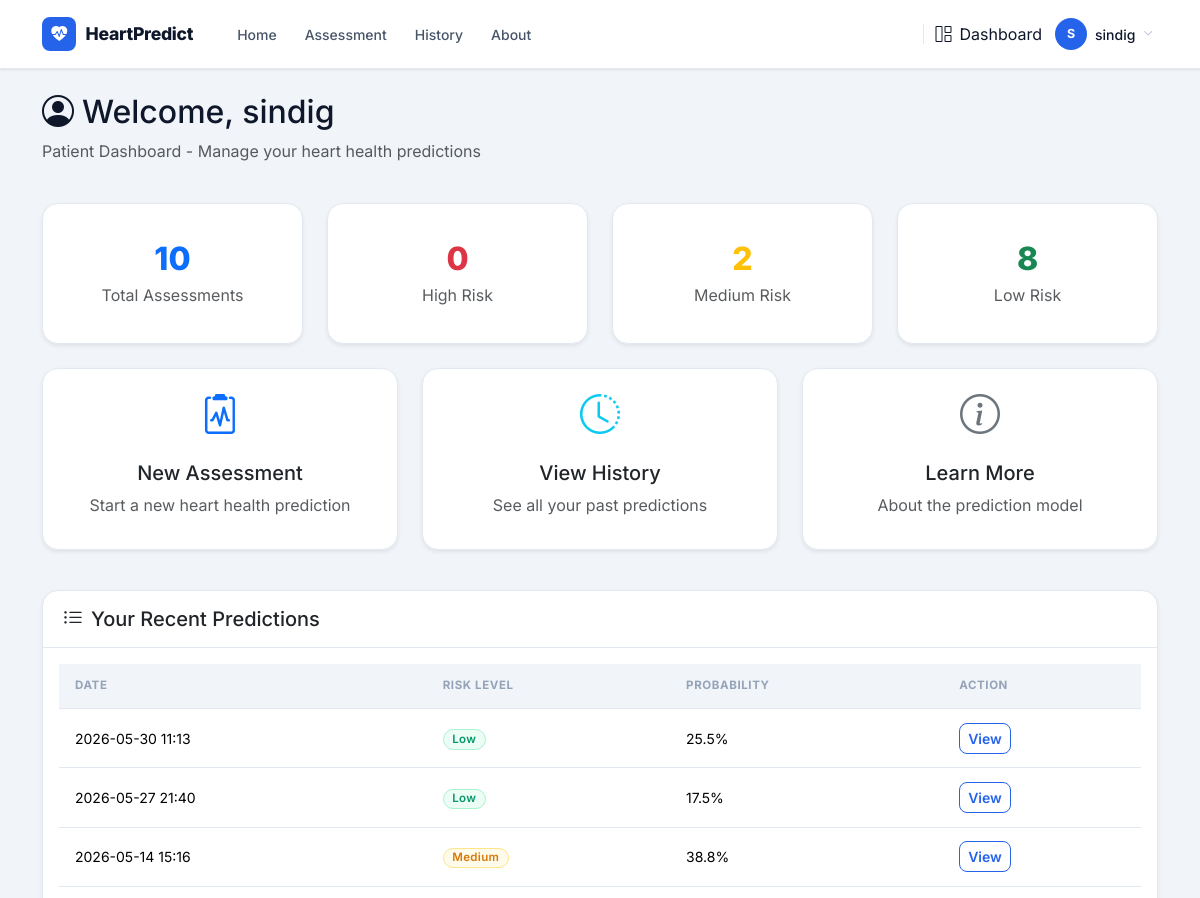
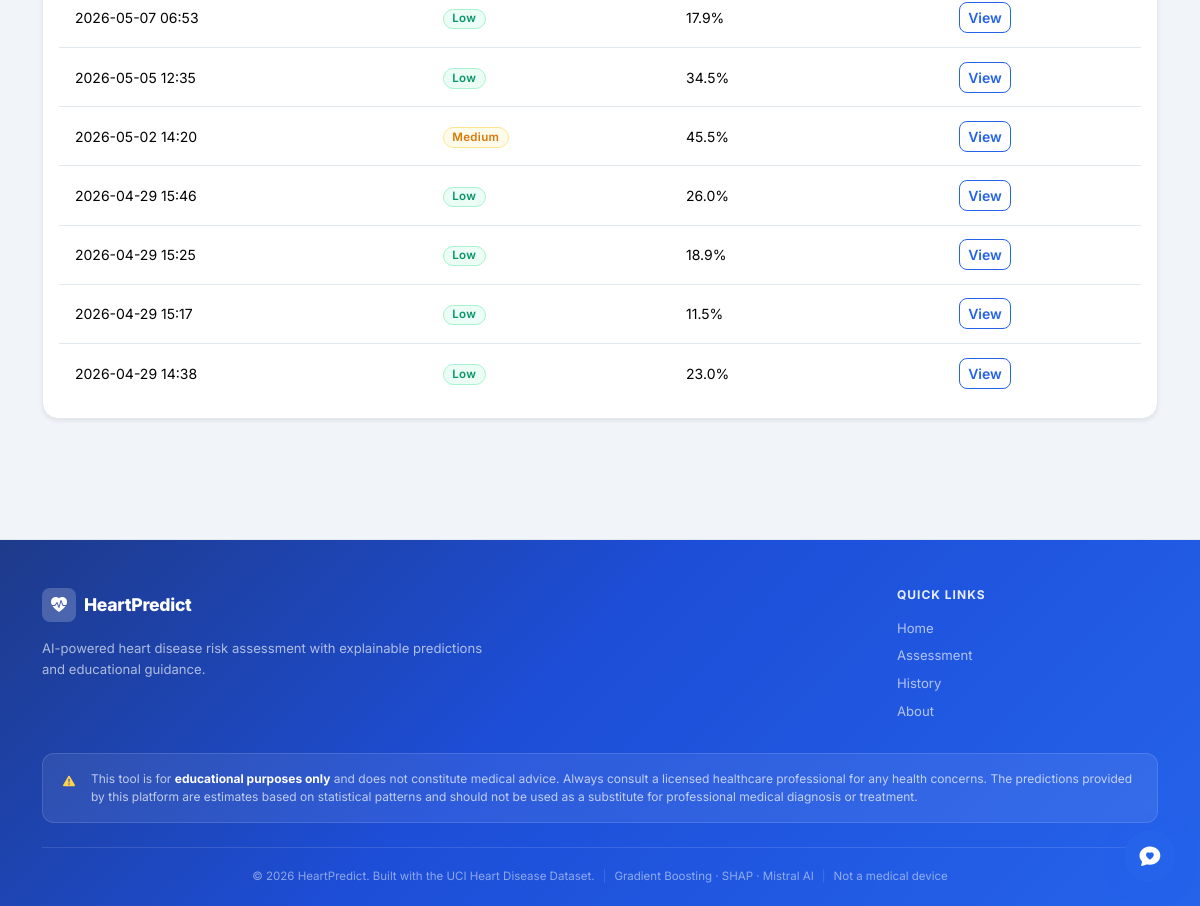
Before: /dashboard/user (signed in) with the older database file (2 pictures, top to bottom).
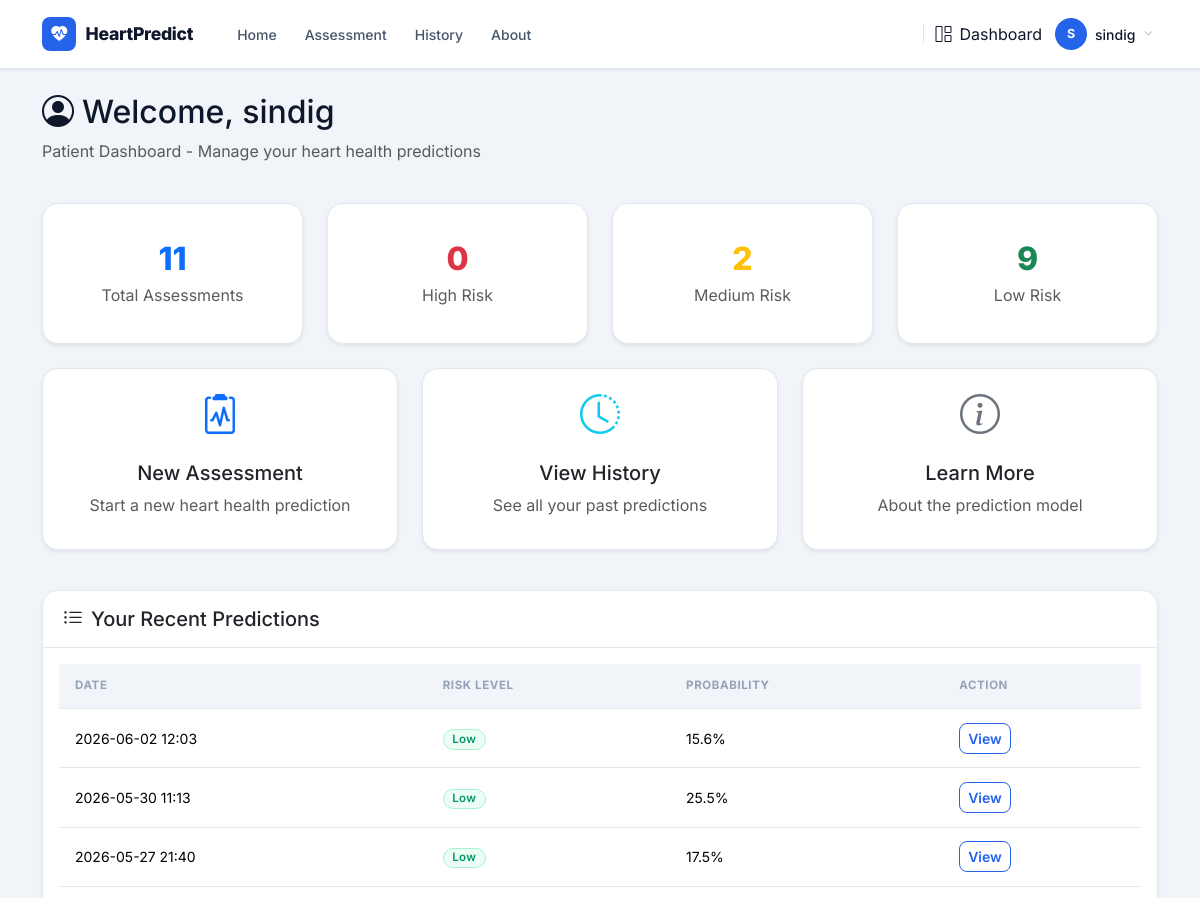
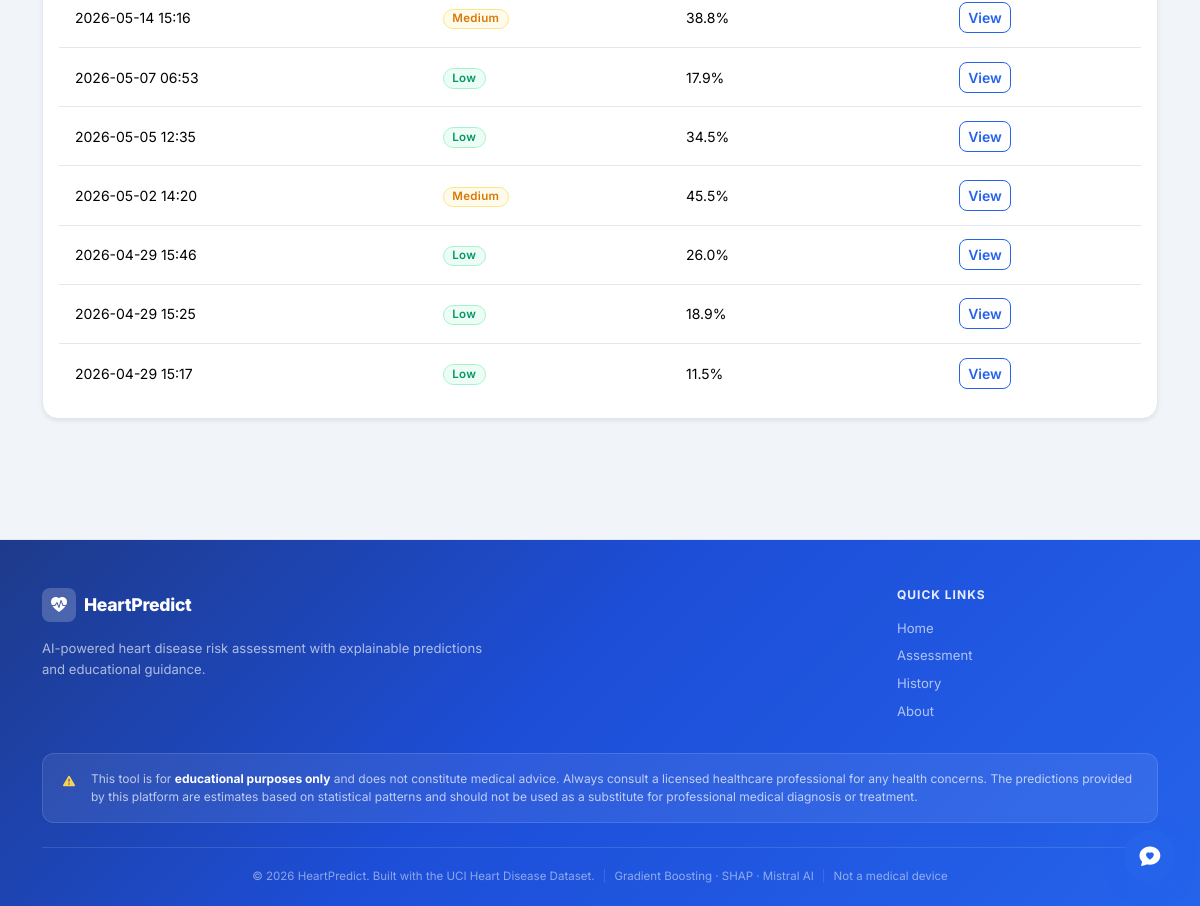
After: the same page with the newer database file (2 pictures, top to bottom).
### models.py (models this page shows)
class Prediction(db.Model):
    __tablename__ = "predictions"
    id           = db.Column(db.Integer, primary_key=True)
    user_id      = db.Column(db.Integer, db.ForeignKey('users.id'), nullable=True)
    created_at   = db.Column(db.DateTime, default=datetime.utcnow)
    input_data   = db.Column(db.Text, nullable=False)
    prediction   = db.Column(db.Integer, nullable=False)
    probability  = db.Column(db.Float, nullable=False)
    risk_level   = db.Column(db.String(20), nullable=False)
    def to_dict(self):
        import json
        return {
            "id":          self.id,
            "created_at":  self.created_at.strftime("%Y-%m-%d %H:%M"),
            "input_data":  json.loads(self.input_data),
            "prediction":  self.prediction,
            "probability": round(self.probability * 100, 1),
            "risk_level":  self.risk_level,
        }

### dashboard_routes.py (the view)
@dashboard.route('/user')
@login_required
@role_required('user')
def user_dashboard():
    from models import Prediction
    records = Prediction.query.filter_by(user_id=current_user.id).order_by(Prediction.created_at.desc()).all()
    stats = {
        'total': len(records),
        'high_risk': sum(1 for r in records if r.risk_level == 'High'),
        'medium_risk': sum(1 for r in records if r.risk_level == 'Medium'),
        'low_risk': sum(1 for r in records if r.risk_level == 'Low'),
    }
    return render_template('dashboard/user_dashboard.html', records=[r.to_dict() for r in records], stats=stats)

### app.py (called while the page is built)
@app.context_processor
def inject_now():
    from datetime import datetime
    return {"now": datetime.now}

### auth.py (called while the page is built)
@login_manager.user_loader
def load_user(user_id):
    from models import User
    return User.query.get(int(user_id))

### templates/dashboard/user_dashboard.html (shortened to what the changed rows need)
{% extends "base.html" %}
{% block content %}
<div class="container py-4">
  <div class="row mb-4">
    <div class="col">
      <h2><i class="bi bi-person-circle me-2"></i>Welcome, {{ current_user.username }}</h2>
    </div>
  </div>
  <div class="row mb-4">
    <div class="col-md-3" data-aos="fade-up" data-aos-delay="0">
      <div class="card text-center border-0 shadow-sm stat-card">
        <div class="card-body">
          <div class="stat-number text-primary">{{ stats.total }}</div>
          <p class="text-muted mb-0">Total Assessments</p>
        </div>
      </div>
    </div>
    <div class="col-md-3" data-aos="fade-up" data-aos-delay="150">
      <div class="card text-center border-0 shadow-sm stat-card">
        <div class="card-body">
          <div class="stat-number text-success">{{ stats.low_risk }}</div>
          <p class="text-muted mb-0">Low Risk</p>
        </div>
      </div>
    </div>
  </div>
  <div class="row mt-4">
    <div class="col">
      <div class="card border-0 shadow-sm">
        <div class="card-body">
          {% if records %}
          <div class="table-responsive">
            <table class="table table-hover">
              <thead>
                <tr>
                  <th>Date</th>
                  <th>Risk Level</th>
                  <th>Probability</th>
                  <th>Action</th>
                </tr>
              </thead>
              <tbody>
                {% for record in records[:10] %}
                <tr>
                  <td>{{ record.created_at }}</td>
                  <td><span class="badge risk-{{ record.risk_level }}">{{ record.risk_level }}</span></td>
                  <td>{{ record.probability }}%</td>
                  <td>
                    <button class="btn btn-sm btn-outline-primary view-prediction-btn"
                            data-prediction-id="{{ record.id }}"
                            data-bs-toggle="modal"
                            data-bs-target="#predictionModal">
                      View
                    </button>
                  </td>
                </tr>
                {% endfor %}
              </tbody>
            </table>
          </div>
          {% else %}
          <p class="text-muted text-center py-4 mb-0">No predictions yet. <a href="{{ url_for('predict') }}">Start your first assessment</a></p>
          {% endif %}
        </div>
      </div>
    </div>
  </div>
</div>
{% endblock %}

Changed rows visible on the page:
no longer on this page (row unchanged): Prediction: created_at "2026-04-29 14:38", risk_level "Low", probability "23.0"
added Prediction: created_at "2026-06-02 12:03", risk_level "Low", probability "15.6"
Other visible differences:
{{ stats.total }}: "10" → "11"
{{ stats.low_risk }}: "8" → "9"
